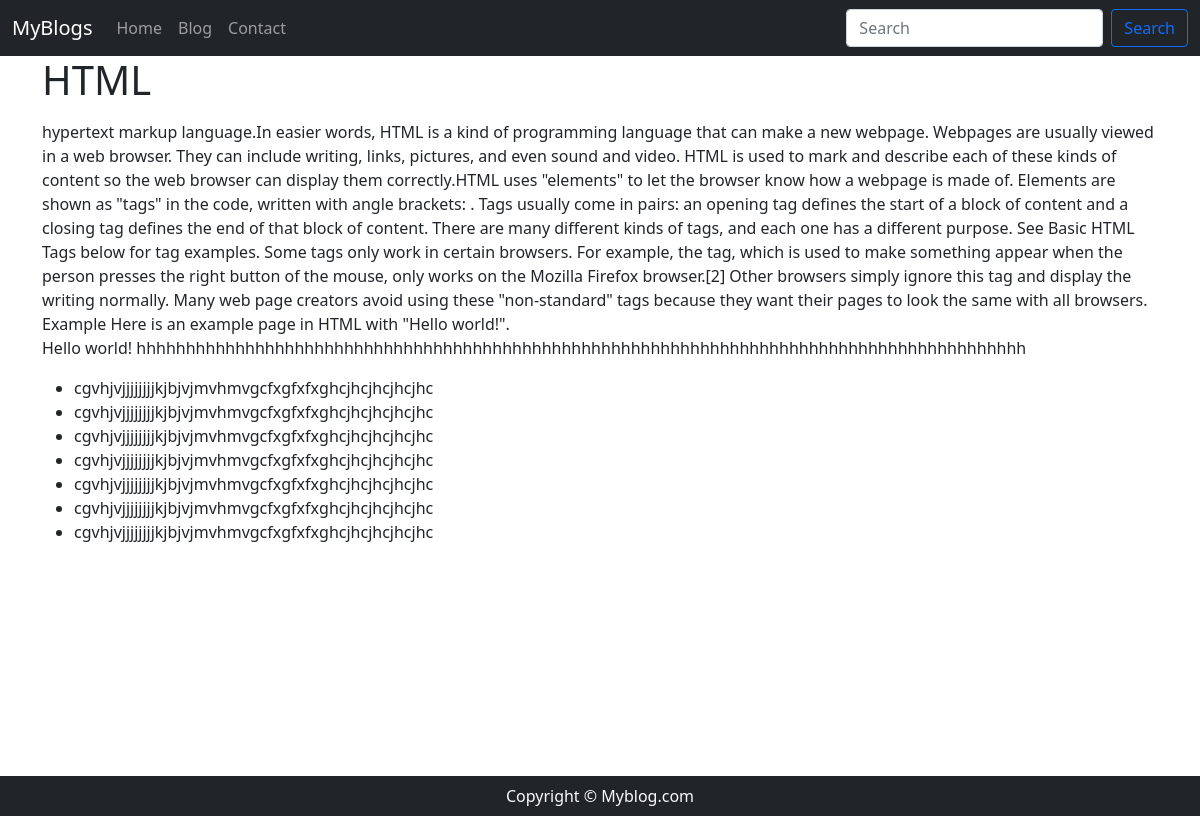
The app's page /blogpost/html1 with its own data.
### blog/models.py (models this page shows, shortened)
class Blog(models.Model):
    sno = models.AutoField(primary_key=True)
    title = models.CharField(max_length=200)
    content = models.TextField()
    short_desc = models.CharField(max_length=300, default ="")
    slug =models.CharField(max_length=100)
    time =models.DateField(auto_now_add=True)

### blog/views.py (the view)
# urls.py: path('blogpost/<str:slug>', views.blogpost, name='blog'),
def blogpost(request, slug):
    blog = Blog.objects.filter(slug=slug).first()
    context ={'blog':blog}
    return render(request, 'blogpost.html',context)

### templates/blogpost.html (shortened to what this page needs)
{% extends 'base.html' %}
{% block blogactive %}active{% endblock blogactive %}
{% block body %}
<div class="container">
<h1 calss="my-3">{{blog.title}}</h1>
<div class="my-3">
{{blog.content|safe}}
</div>
</div>
{% endblock body %}

### templates/blogpost.html (style rules this page uses)
.container { min-height:90vh; }

### records on screen
Blog: title "HTML", content "hypertext markup language.In easier words, HTML is a kind of programming language that can make a new webpage. Webpages are usually viewed in a web browser. They can include writing, links, pictures, and even sound and video. HTML is used to mark and describe each of these kinds of content so the web browser can display them correctly.HTML uses \"elements\" to let the browser know how a webpage is made of. Elements are shown as \"tags\" in the code, written with angle brackets: . Tags usually come in pairs: an opening tag defines the start of a block of content and a closing tag defines the end of that block of content. There are many different kinds of tags, and each one has a different…"
